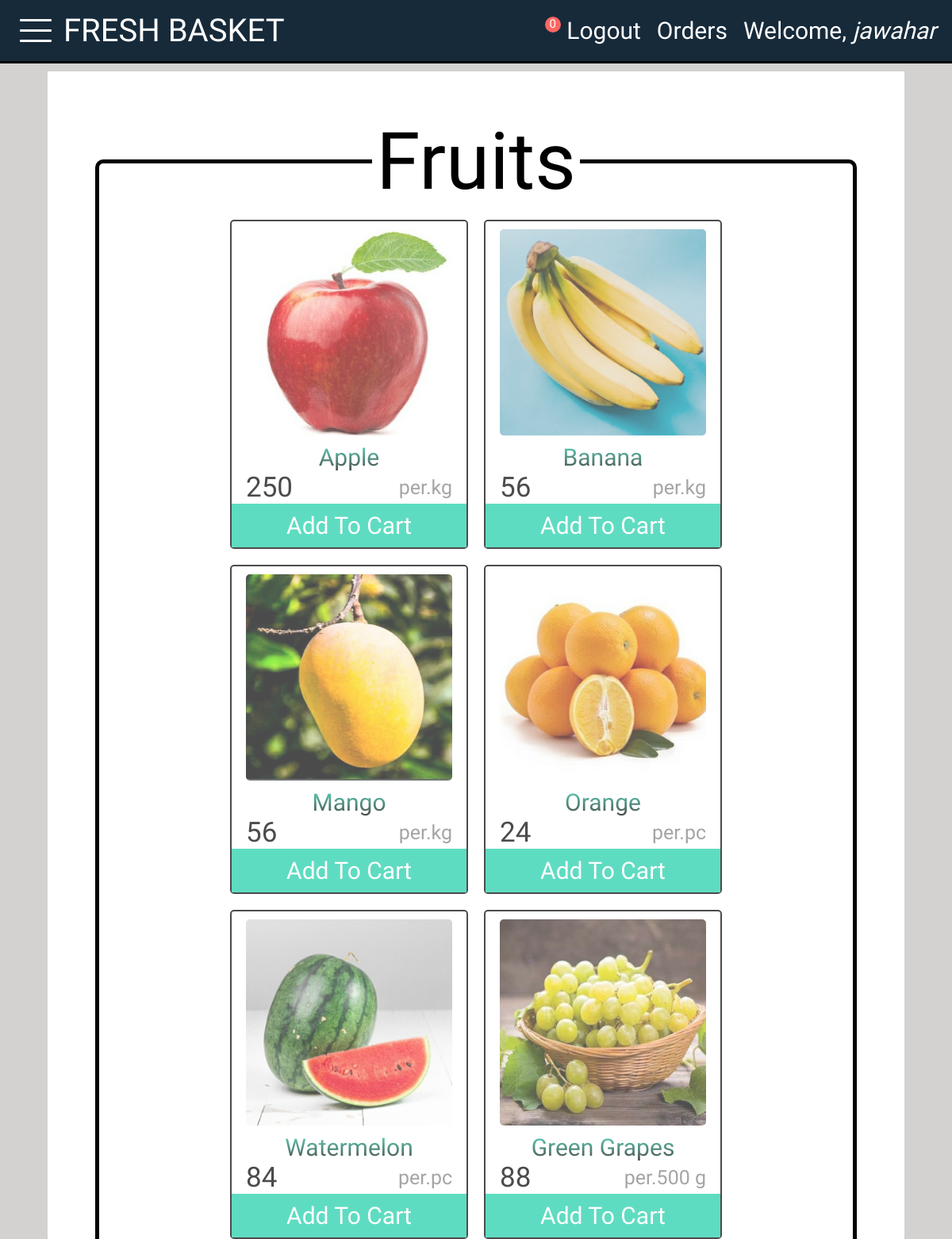
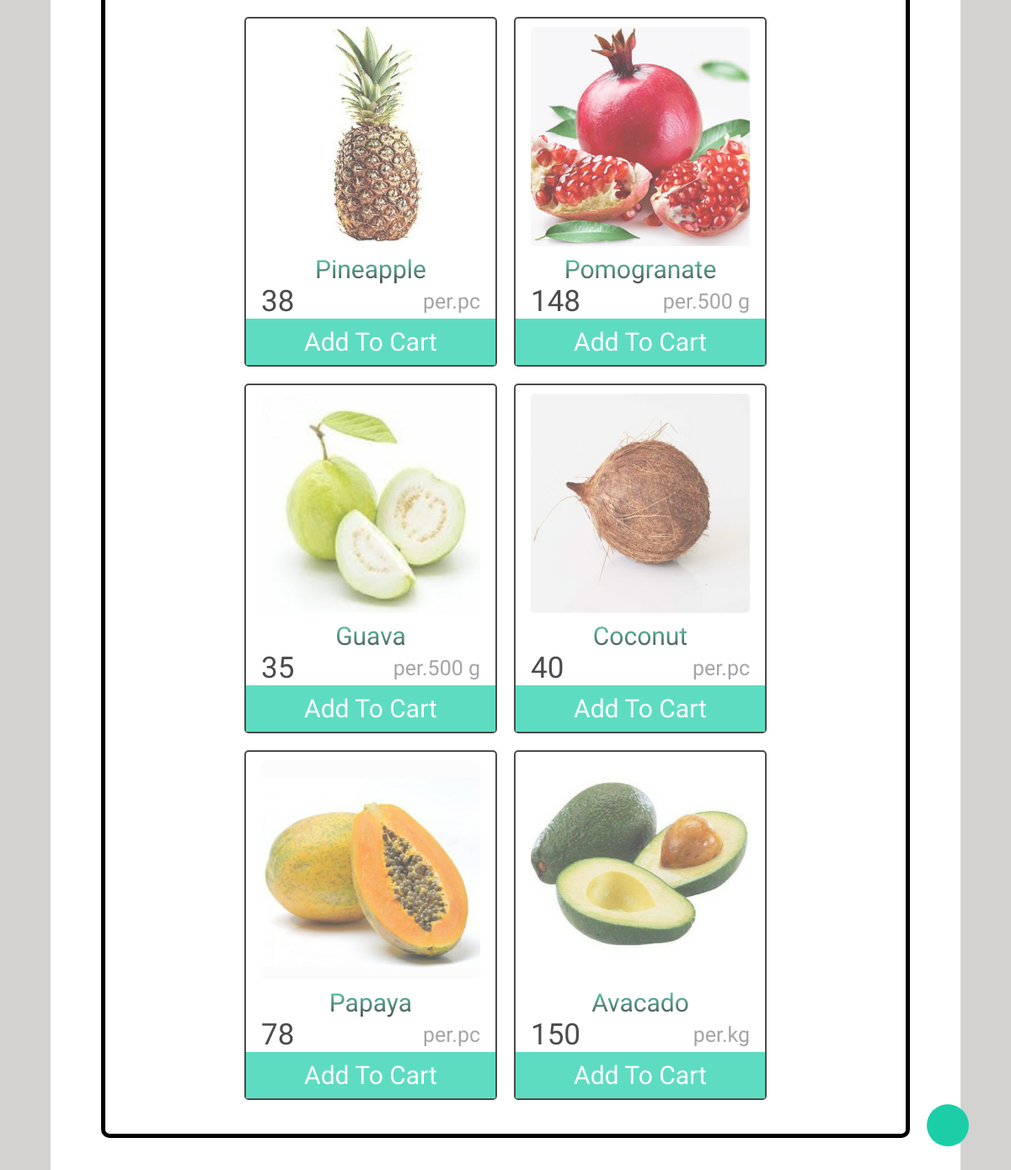
Page /basket_app/category/fruits/ (signed in) on the committed database (2 pictures, top to bottom).
### basket_app/models.py (models this page shows, shortened)
class Category(models.Model):
    cname= models.CharField(max_length=256)
    cpic= models.ImageField(upload_to="category_images",null=True,blank=True)
    slug= models.SlugField()

class Product(models.Model):
    pname= models.CharField(max_length=256)
    category= models.ForeignKey("Category",on_delete=models.CASCADE)
    ppic= models.ImageField(upload_to="product_images",null=True)
    price= models.PositiveIntegerField()
    amount= models.CharField(max_length=20)

### basket_app/views.py (the view)
# urls.py: path('category/<slug:slug>/',views.ProductView.as_view(), name='product'),
class ProductView(ListView):
    template_name= 'product.html'
    model= Product
    context_object_name= "prod"
    def get_context_data(self, **kwargs):
        slug= self.kwargs.get("slug")
        category= Category.objects.get(slug=slug)
        products= Product.objects.filter(category=category)
        context= super().get_context_data(**kwargs)
        context["products"]= products
        context["cat"]= Category.objects.all
        context["category"]= category
        context["count"]= Cart.objects.filter(customer= self.request.user).count()
        return context

### templates/product.html (shortened to what this page needs)
{% extends 'base.html' %}
{% block base %}
    <div class="container target">
        <fieldset class="parent">
            <legend class="heading">{{category.cname}}</legend>
            {% for product in products %}
                <div class="child">
                    <img src="{{product.ppic.url}}" class="prodpic">
                    <h1 class="product-heading">{{product.pname}}</h1>
                    <div class="sub-sec">
                        <div class="price-sec">
                            <p class="price">{{product.price}}</p>
                        </div>
                        <p class="amount">per.{{product.amount}}</p>
                    </div>
                    <a href="{% url 'basket_app:add-to-cart' pk=product.pk %}" class="btn-container">
                        <button class="add-btn">Add To Cart</button>
                    </a>
                </div>
            {% endfor %}
        </fieldset>
        <a href="#home" class="scroll-up-btn">
        </a>
    </div>
{% endblock %}

### templates/base.html (shortened to what this page needs)
{% load static %}
<!DOCTYPE html>
<html lang="en">
    <head>
        <link rel="stylesheet" href= "{% static 'css/basket.css' %}">
        <link rel="stylesheet" href="https://cdnjs.cloudflare.com/ajax/libs/font-awesome/5.15.3/css/all.min.css"integrity="sha512-iBBXm8fW90+nuLcSKlbmrPcLa0OT92xO1BIsZ+ywDWZCvqsWgccV3gFoRBv0z+8dLJgyAHIhR35VZc2oM/gI1w=="crossorigin="anonymous" />
    </head>
    <body>
        <div class="taskbar" id="home">
            <div class="part-1">
                {% if user.is_authenticated %}
                    <div class="menu">
                        <div class="line-1 line target"></div>
                        <div class="line-2 line"></div>
                        <div class="line-3 line target"></div>
                    </div>
                    <a href="{% url 'index' %}"class="logo-name">FRESH BASKET</a>
                {% else %}
                    <a href="{% url 'index' %}"class="logo-name">FRESH BASKET</a>
                {% endif %}
            </div>
            <div class="part-2">
                {% if user.is_authenticated %}
                    <div class="cart-sec">
                        <a href="{% url 'basket_app:cart' %}"></a>
                        <div class="circle">{{count}}</div>
                    </div>
                    <a class="tb-link" href="{% url 'basket_app:logout' %}">Logout</a>
                    <a class="tb-link" href="{% url 'basket_app:order' %}">Orders</a>
                    <p class="tb-link">Welcome, <span class="italic">{{user.username}}</span></p>
                {% else %}
                    <a class="tb-link" href="{% url 'basket_app:login' %}">Login</a>
                    <a class="tb-link" href="{% url 'sign_up' %}">SIGN UP</a>
                {% endif %}
            </div>
        </div>
        {% block base %}
        {% endblock %}
    </body>
</html>

### static/css/basket.css (style rules this page uses)
* { margin: 0; padding: 0; text-decoration: none; color: white; box-sizing: border-box; font-family: 'Roboto Condensed', sans-serif; border: none; list-style-type: none; }
html { font-size: 62.5%; background-color: rgb(212, 209, 209); scroll-behavior: smooth; }
:root { --darkblue: #172A3A; --lightblue: #1bcea8; --lightgreen: rgb(118, 187, 14); }
.container { display: flex; flex-direction: column; align-items: center; justify-content: center; background-color: white; width: 90vw; height: 100%; margin: 1rem auto; padding: 5rem; transition: all 0.5s; }
.cart-sec { position:relative; }
.circle { background-color: #ff6662; border-radius: 100px; color: white; text-align: center; position: absolute; font-size: 1.5rem; width: 2rem; height: 2rem; top: 0rem; right: -0.25rem; }
.taskbar { width: 100%; height: 8rem; border-bottom: black solid; background-color: var(--darkblue); font-size: 3rem; position: relative; display: flex; justify-content: space-between; align-items: center; padding: 1rem 1rem; z-index: 200; }
.tb-link { padding: 1rem; }
.part-1 { display: flex; align-items: center; justify-content: center; }
.part-2 { display: flex; align-items: center; justify-content: center; }
.logo-name { font-size: 4rem; }
.menu { height: 7rem; width: 7rem; cursor: pointer; display: flex; flex-direction: column; align-items: center; justify-content: center; }
.line { width: 4rem; height: 0.3rem; background-color: white; margin: 0.5rem; border-radius: 1px; transition: all 0.3s; }
::placeholder { color: white; }
.italic { font-style: italic; }
.parent { width: 80vw; border: black 5px solid; display: flex; flex-wrap: wrap; align-items: center; justify-content: center; border-radius: 10px; padding-bottom: 3rem; }
.child { width: 30rem; height: auto; border: black 2px solid; border-radius: 5px; margin: 1rem; display: flex; flex-direction: column; align-items: center; justify-content: center; background-color: white; opacity: 0.7; transition: all 0.5s; }
.heading { text-align: center; color: black; font-size: 10rem; font-weight: 200; padding: 0.5rem; }
.product-heading { text-align: center; font-size: 5rem; font-weight: 200; font-size: 3rem; background: -webkit-linear-gradient(var(--lightblue),black); -webkit-background-clip: text; -webkit-text-fill-color: transparent; }
.btn-container { width: 100%; }
.add-btn { background-color: var(--lightblue); color: white; font-size: 3rem; width: 100%; padding: 1rem; cursor: pointer; }
.prodpic { width: 28rem; height: 28rem; padding: 1rem; border-radius: 15px; }
.sub-sec { width: 26rem; display:flex; flex-direction: row; align-items: center; justify-content: space-between; }
.price { color: black; font-size: 3.5rem; }
.price-sec { display: flex; flex-direction: row; align-items: baseline; justify-content: center; }
.amount { color: grey; font-size: 2.5rem; }
.scroll-up-btn { width: 5rem; height: 5rem; border-radius: 50%; background-color: var(--lightblue); position: fixed; bottom: 5rem; right: 5rem; font-size: 1.6rem; color: #fff; display: flex; align-items: center; justify-content: center; transition: all 0.5s; }

### rows in the picture
Category: cname "Fruits"
Product: ppic (picture), pname "Apple", price "250", amount "kg"
Product: ppic (picture), pname "Banana", price "56", amount "kg"
Product: ppic (picture), pname "Mango", price "56", amount "kg"
Product: ppic (picture), pname "Orange", price "24", amount "pc"
Product: ppic (picture), pname "Watermelon", price "84", amount "pc"
Product: ppic (picture), pname "Green Grapes", price "88", amount "500 g"
Product: ppic (picture), pname "Pineapple", price "38", amount "pc"
Product: ppic (picture), pname "Pomogranate", price "148", amount "500 g"
Product: ppic (picture), pname "Guava", price "35", amount "500 g"
Product: ppic (picture), pname "Coconut", price "40", amount "pc"
Product: ppic (picture), pname "Papaya", price "78", amount "pc"
Product: ppic (picture), pname "Avacado", price "150", amount "kg"

### other values in the picture
{{ count }} "0"
{{ user.username }} "jawahar"
